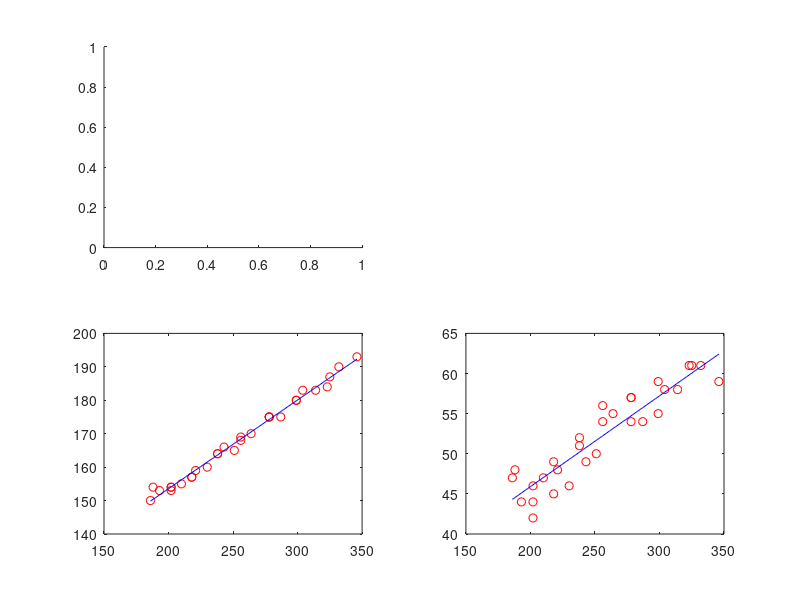

This chart was generated by the following MATLAB code:

%for i=1:5:150 
%    bbox = [bbox; extractBBox(['frame/t3l3/' num2str(i) '.jpg'],1)]; 
%    close; 
%end

bbox = [34   188   380   428
    36   186   379   426
    40   193   382   426
    48   202   381   427
    49   202   380   424
    48   202   384   426
    55   210   381   428
    61   218   383   428
    61   218   380   429
    62   221   382   430
    70   230   384   430
    74   238   382   433
    74   238   381   433
    77   243   382   431
    86   251   383   433
    87   256   383   437
    88   256   382   438
    94   264   381   436
   103   278   381   435
   103   278   380   437
   103   278   381   438
   112   287   385   439
   119   299   385   440
   119   299   383   442
   121   304   385   443
   131   314   384   442
   139   323   381   442
   138   325   381   442
   142   332   385   446
   153   346   387   446];


heights = bbox(:,2) - bbox(:,1);
widths = bbox(:,4) - bbox(:,3);

ybot = bbox(:,2);
figure; subplot(2,2,1);
%plot(ybot,heights,'rx');
%subplot(2,2,2);
%plot(ybot,widths,'ro');

A = [ybot, ones(size(heights))];
b = heights;
hy = A \b;
%0.2655
%100.4514

b = widths;
hx = A \ b;
%0.1131
%23.2733

x = min(ybot):max(ybot);
xline = hx(2) + hx(1).*x;
yline = hy(2) + hy(1).*x;

subplot(2,2,3);
plot(ybot,heights,'ro');
hold on;
plot(x,yline,'b');
hold off;

subplot(2,2,4);
plot(ybot,widths,'ro');
hold on;
plot(x,xline,'b');
hold off;
